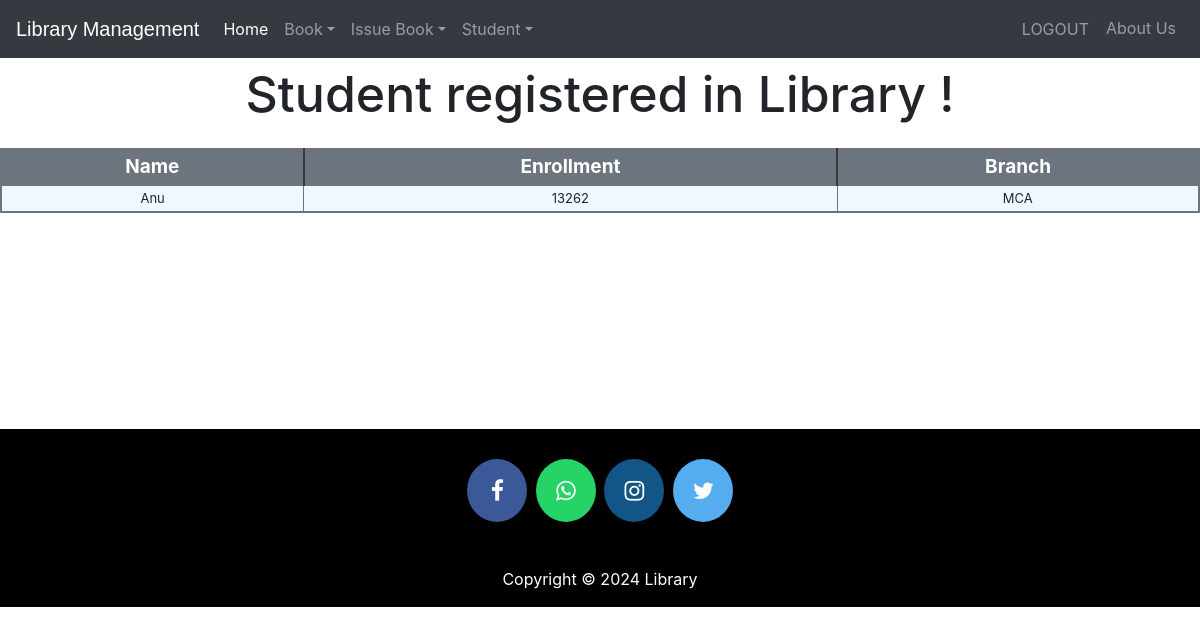
Screenshot of /viewstudent (signed in) with the database file from the repository.
### libraryapp/models.py (models this page shows, shortened)
class Student(models.Model):
    user = models.OneToOneField(User, on_delete=models.CASCADE)
    enrollment = models.CharField(max_length=40)
    branch = models.CharField(max_length=40)
    def get_name(self):
        return self.user.first_name

### libraryapp/views.py (the view)
# urls.py: path('viewstudent',views.viewstudent_view),
@login_required(login_url='adminlogin')
def viewstudent_view(request):
    students = models.Student.objects.all()
    return render(request,'viewstudent.html',{'students':students})

### templates/viewstudent.html (shortened to what this page needs)
<!DOCTYPE html>
<html lang="en" dir="ltr">
  <head>
  </head>
  <body>
    {% include "navbaradmin.html" %}
    <br>
    <br>
    <h3 class="p-3 mb-2  text-black" style = 'font-size: 50px;text-align:center;'>Student registered in Library !</h3>
    {% if students%}
<table class="redTable">
<thead>
<tr>
<th>Name</th>
<th>Enrollment</th>
<th>Branch</th>
</tr>
</thead>
<tbody>
  {% for s in students %}
    <tr>
      <td>{{s.get_name}}</td>
      <td>{{s.enrollment}}</td>
      <td>{{s.branch}}</td>
    </tr>
  {% endfor %}
</tbody>
</table>
{%else%}
<h1> No Student Registered in Library</h1>
{%endif%}
<br><br><br><br><br><br>
<br><br><br>
  {% include "footer.html" %}
  </body>
</html>

### templates/viewstudent.html (style rules this page uses)
table.redTable { border: 2px solid #6c757d; background-color: #F0F8FF; width: 100%; text-align: center; border-collapse: collapse; }
table.redTable td, table.redTable th { border: 1px solid #6c757d; padding: 3px 2px; }
table.redTable tbody td { font-size: 13px; }
table.redTable thead { background: #6c757d; }
table.redTable thead th { font-size: 19px; font-weight: bold; color: #FFFFFF; text-align: center; border-left: 2px solid #343a40; }
table.redTable thead th:first-child { border-left: none; }

### rows the page displays
Student: get_name "Anu", enrollment "13262", branch "MCA"
